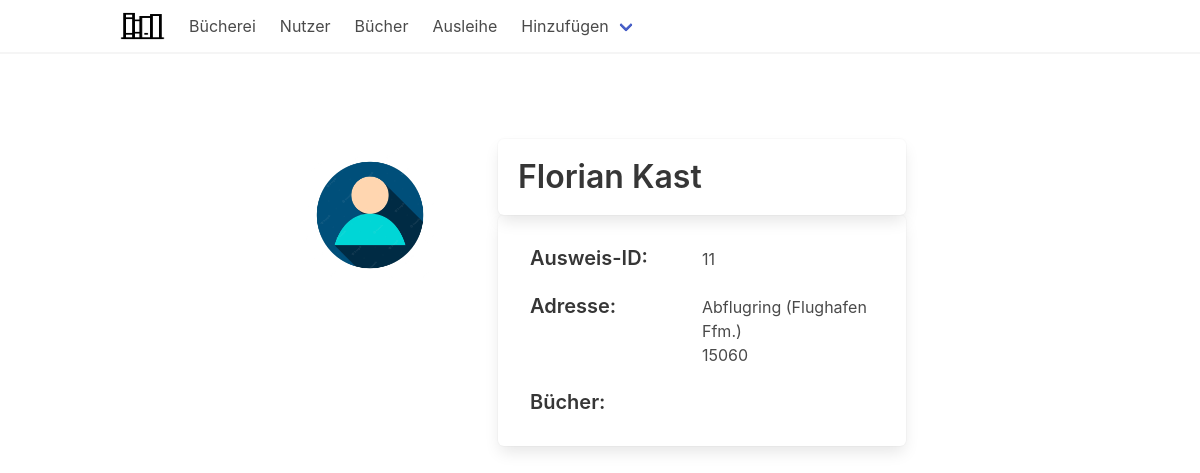
/nutzer/11/, run on an earlier commit of the app's database.
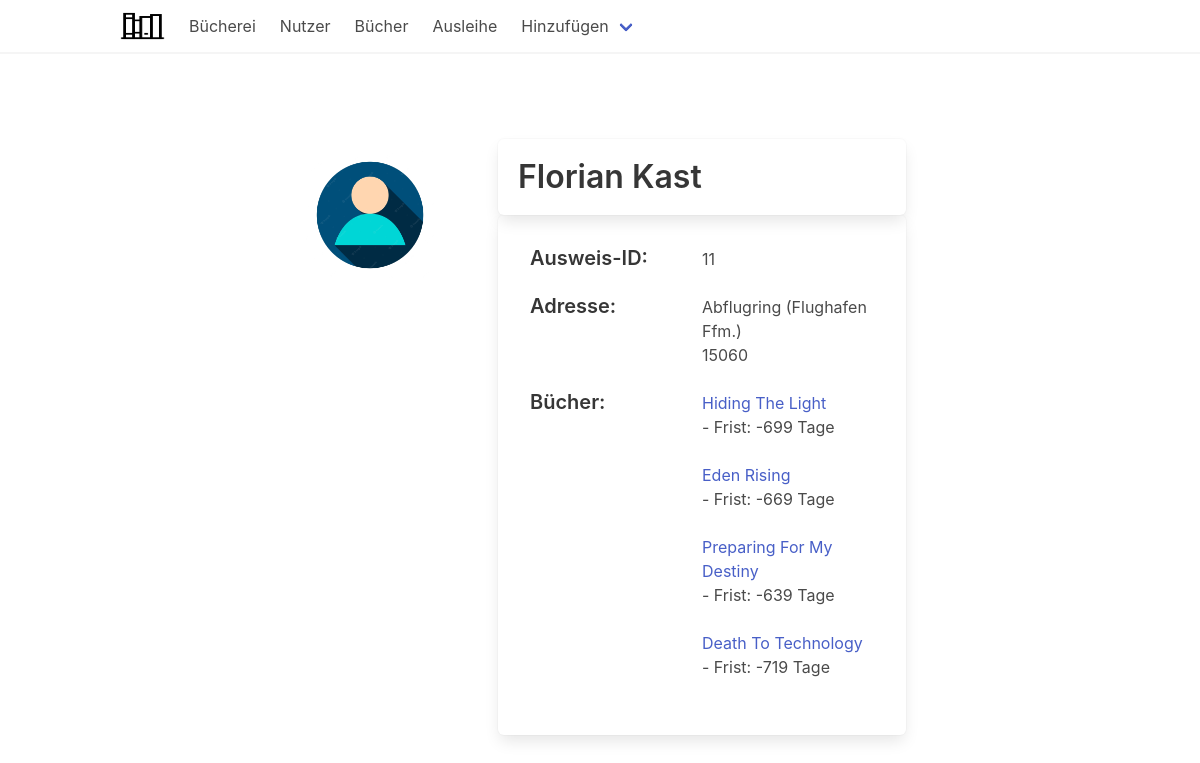
And on a later commit of the database.
### buecherei/models.py (models this page shows, shortened)
class Bibliotheksbenutzer(models.Model):
    name = models.CharField(max_length=64)
    nachname = models.CharField(max_length=64)
    strasse = models.CharField(max_length=64)
    plz = models.IntegerField()
    class Meta:
        verbose_name_plural = "Bibliotheksbenutzer"

class Ausleihe(models.Model):
    buchID = models.ForeignKey(Buch,on_delete=models.CASCADE)
    bibliotheksbenutzerID = models.ForeignKey(Bibliotheksbenutzer, on_delete=models.CASCADE)
    frist = models.IntegerField(default="30", verbose_name="Penis", null=True)
    verbleibend = models.IntegerField(null=True)
    ausleihdatum = models.DateField(auto_now_add=True)
    rueckgabedatum = models.DateField(null=True, blank=True)
    class Meta:
        verbose_name_plural = "Ausleihe"

class Buch(models.Model):
    isbn = models.IntegerField()
    verlag = models.ForeignKey(Verlag, on_delete=models.CASCADE, related_name="verlag")
    titel = models.CharField(max_length=64)
    genre = models.CharField(max_length=64)
    jahr = models.IntegerField()
    autor = models.ManyToManyField(Autor)
    ausgeliehen = models.BooleanField(default=False)
    def __str__(self):
        return f"{self.titel}"
    class Meta:
        verbose_name_plural = "Bücher"

### buecherei/views.py (the view)
# urls.py: path('nutzer/<int:id>/', views.nutzer_detail, name='nutzer_detail'),
def nutzer_detail(request, id):
    nutzer = Bibliotheksbenutzer.objects.get(id=id)
    ansicht = "nutzer"
    buch = Ausleihe.objects.filter(bibliotheksbenutzerID=nutzer)
    frist = []
    for x in buch:
        if x.rueckgabedatum == None:
            remaining = (x.ausleihdatum - date.today()).days + x.frist
            frist.append(f"{remaining} Tage")
        else:
            frist.append("Rückgabe erfolgt.")
    buecher = zip(buch, frist)
    return render(request, 'detail_view.html', {
        "nutzer": nutzer,
        'ansicht': ansicht,
        'buecher': buecher,
    })

### templates/detail_view.html (shortened to what this page needs)
{% extends "base.html" %}
{% block content %}
    <br>
    <br>
    <br>
<div class="columns is-centered">
    <div class="column is-2">
        <figure class="image is-128x128">
            {% load static %}
            {% if ansicht == "buch" %}
                <img class="detail__img" src="{% static 'img/buch.png' %}" alt="My image">
            {% elif ansicht == "autor" %}
                <img class="detail__img" src="{% static 'img/nutzer.png' %}" alt="My image">
            {% elif ansicht == "nutzer" %}
                <img class="detail__img" src="{% static 'img/nutzer.png' %}" alt="My image">
            {% endif %}
        </figure>
    </div>
    <div class="column is-4">
    {% if ansicht == "buch" %}
        <article class="tile is-ancestor">
            <article class="tile box">
                <h1 class="title">{{ buch.titel }}</h1>
            </article>
        </article>
        <div class="tile is-ancestor box is-vertical">
            <div class="tile is-parent">
                <div class="tile is-child">
                    <h3 class="title is-5">ISBN:</h3>
                </div>
                <div class="tile is-child">
                    <h4>{{ buch.isbn }}</h4>
                </div>
            </div>
            <div class="tile is-parent">
                <div class="tile is-child">
                    <h3 class="title is-5">Autor:</h3>
                </div>
                <div class="tile is-child">
                    <a href="{% url "autor_detail" autor.id %}"><h4>{{ autor.vorname }} {{ autor.nachname }}</h4></a>
                </div>
            </div>
            <div class="tile is-parent">
                <div class="tile is-child">
                    <h3 class="title is-5">Jahr:</h3>
                </div>
                <div class="tile is-child">
                    <h4>{{ buch.jahr }}</h4>
                </div>
            </div>
            <div class="tile is-parent">
                <div class="tile is-child">
                    <h3 class="title is-5">Genre:</h3>
                </div>
                <div class="tile is-child">
                    <h4>{{ buch.genre }}</h4>
                </div>
            </div>
            <div class="tile is-parent">
                <div class="tile is-child">
                    <h3 class="title is-5">Verlag:</h3>
                </div>
                <div class="tile is-child">
                    <a href="{% url 'verlag' buch.verlag_id %}">{{ buch.verlag }}</a>
                </div>
            </div>
            <div class="tile is-parent">
                <div class="tile is-child">
                    <h3 class="title is-5">Zusammenfassung:</h3>
                </div>
            </div>
            <div class="tile is-parent">
                <article class="tile is-child">
                    <p>
                        Lorem ipsum dolor sit amet, consectetur adipiscing elit.
                        Curabitur laoreet vehicula turpis, sodales elementum tortor rutrum vitae.
                        Proin faucibus venenatis turpis ut euismod.
                        Class aptent taciti sociosqu ad litora torquent per conubia nostra, per inceptos himenaeos.
                        Etiam id dolor vitae velit maximus pretium. Cras semper odio sed dui convallis,
                        non pellentesque felis blandit. Maecenas viverra mollis nibh. Aenean quis rutrum risus.
                        Nulla rhoncus neque ligula. Suspendisse at enim odio. Nunc non molestie mi, et viverra ex.
                        Pellentesque sit amet ullamcorper libero. Etiam eget eros vestibulum nisl iaculis
                        tincidunt. Nam dictum aliquam mauris, vel posuere orci condimentum sit amet. Vivamus
                        ac viverra erat.
                    </p>
                </article>
            </div>
        </div>
    {% elif ansicht == "nutzer" %}
        <div class="tile is-ancestor">
            <article class="tile box">
                <h1 class="title">{{ nutzer.name }} {{ nutzer.nachname }}</h1>
            </article>
        </div>
        <div class="tile is-ancestor box is-vertical">
            <div class="tile is-parent">
                <div class="tile is-child">
                    <h3 class="title is-5">Ausweis-ID:</h3>
                </div>
                <div class="tile is-child">
                    <h4>{{ nutzer.id }}</h4>
                </div>
            </div>
            <div class="tile is-parent">
                <div class="tile is-child">
                    <h3 class="title is-5">Adresse:</h3>
                </div>
                <div class="tile is-child">
                    <h4>{{ nutzer.strasse }}</h4>
                    <h4>{{ nutzer.plz }}</h4>
                </div>
            </div>
            <div class="tile is-parent">
                <div class="tile is-child">
                    <h3 class="title is-5">Bücher:</h3>
                </div>
                <div class="tile is-child">
                    {% for buch, frist in buecher %}
                        <a href="{% url "buch_detail" buch.buchID.id %}"><h4>{{ buch.buchID }}</h4></a>
                        <h4> - Frist: {{ frist }}</h4>
                        <br>
                    {% endfor %}
                </div>
            </div>
        </div>
    </div>
</div>
        {% endif %}
{% endblock %}

### templates/base.html (shortened to what this page needs)
<!doctype html>
{% load static %}
<html lang="en">
<head>
    <link rel="stylesheet" href="https://cdn.jsdelivr.net/npm/bulma@0.9.4/css/bulma.min.css">
    <link rel="stylesheet" href="{% static '/css/style.css' %}">
</head>
<body class="body has-navbar-fixed-top columns is-flex-direction-column is-fullheight-100vh">
    <header class="header column is-narrow">
    {% block header %}
        <nav class="navbar is-fixed-top has-shadow"  role="navigation" aria-label="main navigation">
        <div class="container is-max-widescreen">
            <div class="navbar-brand">
                <a class="navbar-item" href="/">
                  <img class="srh_logo" src="{% static '/img/bookshelf-library.png' %}" alt="bookshelf-library" width="45" height="28">
                </a>
            </div>
            <div id="navbarBasicExample" class="navbar-menu">
                <div class="navbar-start">
                {% block navbar %}
                    <a class="navbar-item" href="/">Bücherei</a>
                    <a class="navbar-item" href="{% url "nutzer" %}">Nutzer</a>
                    <a class="navbar-item" href="{% url "buch" %}">Bücher</a>
                    <a class="navbar-item" href="{% url "ausleih" %}">Ausleihe</a>
                {% endblock %}
                  <div class="navbar-item has-dropdown is-hoverable">
                    <a class="navbar-link">Hinzufügen</a>
                  </div>
                </div>
            </div>
        </div>
        </nav>
    {% endblock %}
    </header>
    <main class="main column">
        {% block content %}
        {% endblock %}
    </main>
    <footer class="column is-narrow">
    </footer>
</body>
</html>

### buecherei/static/css/style.css (style rules this page uses)
.header { width: 100%; }
.main { padding-top: 15px; }
.detail__img { max-width: 100%; }
a:link { text-decoration: none; }

What changed in the data, as far as the page shows it:
added Ausleihe: buchID "Hiding The Light", frist "-699 Tage"
added Ausleihe: buchID "Eden Rising", frist "-669 Tage"
added Ausleihe: buchID "Preparing For My Destiny", frist "-639 Tage"
added Ausleihe: buchID "Death To Technology", frist "-719 Tage"
